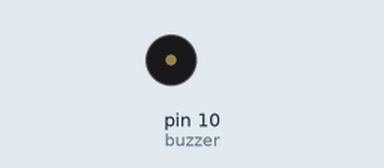
Recording of a sketch running on a simulated Arduino Uno, built with avr-gcc and run on an emulated ATmega328P. On the bench: buzzer (waves = sounding).

Above: at 0.49 s.
Timing chart, 0 to 8.8 s (numbered marks = the images above):
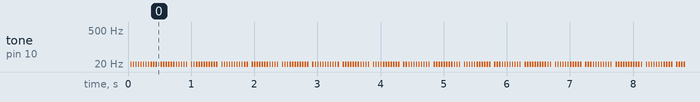

The sketch:

buzzer_melody.ino
```cpp
const int buzzer = 10;
void setup()
{
  pinMode(buzzer, OUTPUT);
  int melody[] = {200,100,600,200,500,600,100,300,100,180,170,500};                         // initializing variables for playing melody
}

void loop()
{
  for(int i = 0;i < 12;i++ )
  {
    tone(buzzer,i);
    delay(20);
    noTone(buzzer);
    delay(20);
  }
}
```

Measured:
- by itself, tone on pin 10 (buzzer): plays 1 Hz for 0.02 s, 2 Hz for 0.02 s, 3 Hz for 0.02 s, 4 Hz for 0.02 s, 5 Hz for 0.02 s, 6 Hz for 0.02 s … (2977 notes in this stretch)
